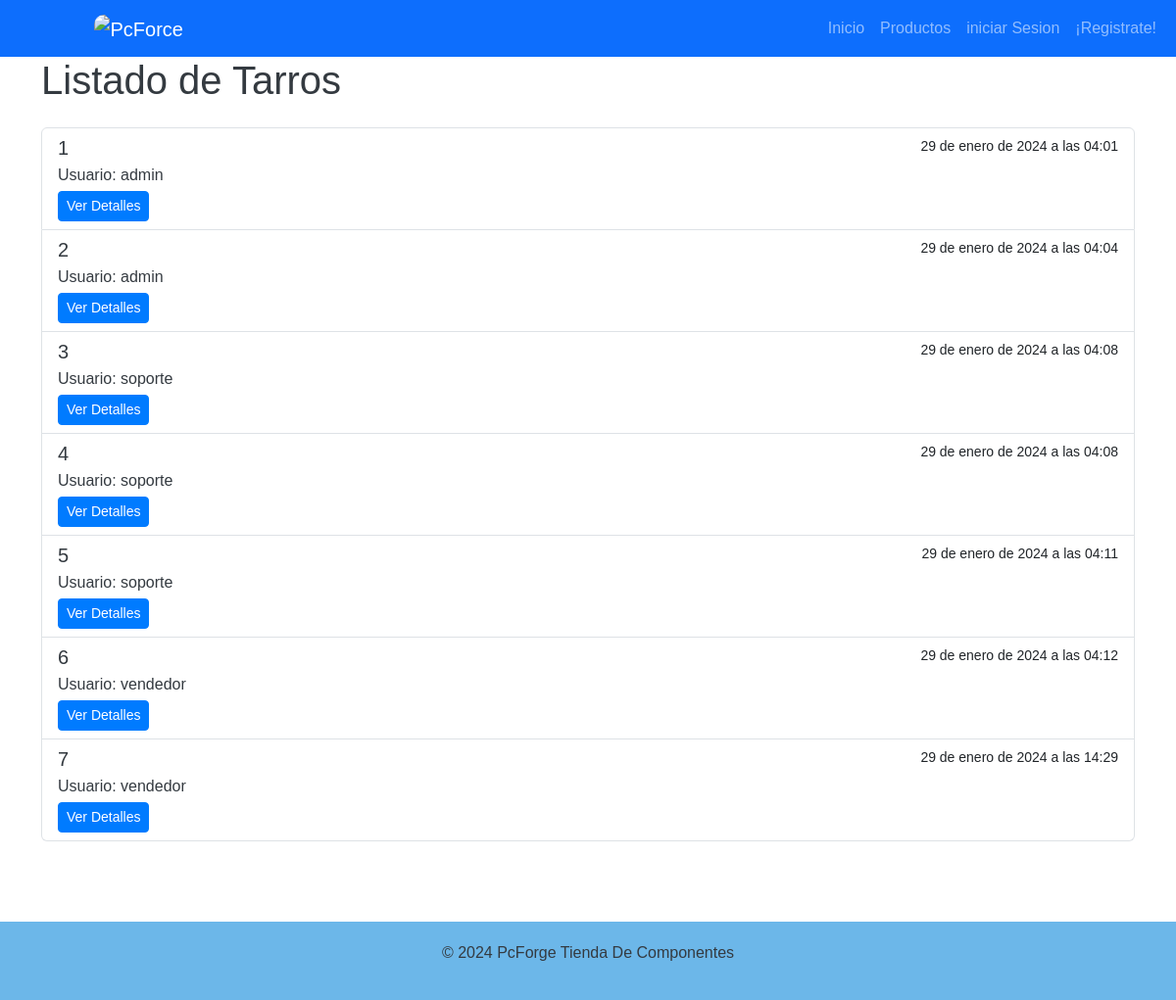
The app's page /lista_tarros/ with its own data.
### app/models.py (models this page shows)
class Tarro(models.Model):
    usuario = models.ForeignKey(User, on_delete=models.CASCADE)
    fecha_creacion = models.DateTimeField(auto_now_add=True)
    descripcion = models.TextField(max_length=255)

### app/views.py (the view)
# urls.py: path('lista_tarros/', lista_tarros, name='lista_tarros'),
def lista_tarros(request):
    tarros = Tarro.objects.all()  # Obtener todos los tarros
    return render(request, 'app/lista_tarros.html', {'tarros': tarros})

### app/templates/app/lista_tarros.html
{% extends 'app/base.html' %}
{% block contenido %}
<div class="container lista_tarros">
    <h1 class="mb-4">Listado de Tarros</h1>
    <div class="list-group">
        {% for tarro in tarros %}
            <div class="list-group-item list-group-item-action">
                <div class="d-flex w-100 justify-content-between">
                    <h5 class="mb-1">{{ tarro.id }}</h5>
                    <small>{{ tarro.fecha_creacion }}</small>
                </div>
                <p class="mb-1">Usuario: {{ tarro.usuario.username }}</p>
                <a href="{% url 'detalle_tarro' tarro.id %}" class="btn btn-primary btn-sm">Ver Detalles</a>
            </div>
        {% endfor %}
    </div>
</div>
{% endblock %}

### app/static/app/css/style.css (style rules this page uses)
body { background-image: url(../img/foto_porta.jpg); color: #343a40; font-family: 'Arial', sans-serif; }
.display-4, .lead, h3, h5, p { color: #343a40; }
.btn-primary { background-color: #007bff; border-color: #007bff; }
.container.lista_tarros { margin-bottom: 82px !important; }

### records on screen
Tarro: id "1", fecha_creacion "29 de enero de 2024 a las 04:01", usuario.username "admin"
Tarro: id "2", fecha_creacion "29 de enero de 2024 a las 04:04", usuario.username "admin"
Tarro: id "3", fecha_creacion "29 de enero de 2024 a las 04:08", usuario.username "soporte"
Tarro: id "4", fecha_creacion "29 de enero de 2024 a las 04:08", usuario.username "soporte"
Tarro: id "5", fecha_creacion "29 de enero de 2024 a las 04:11", usuario.username "soporte"
Tarro: id "6", fecha_creacion "29 de enero de 2024 a las 04:12", usuario.username "vendedor"
Tarro: id "7", fecha_creacion "29 de enero de 2024 a las 14:29", usuario.username "vendedor"
